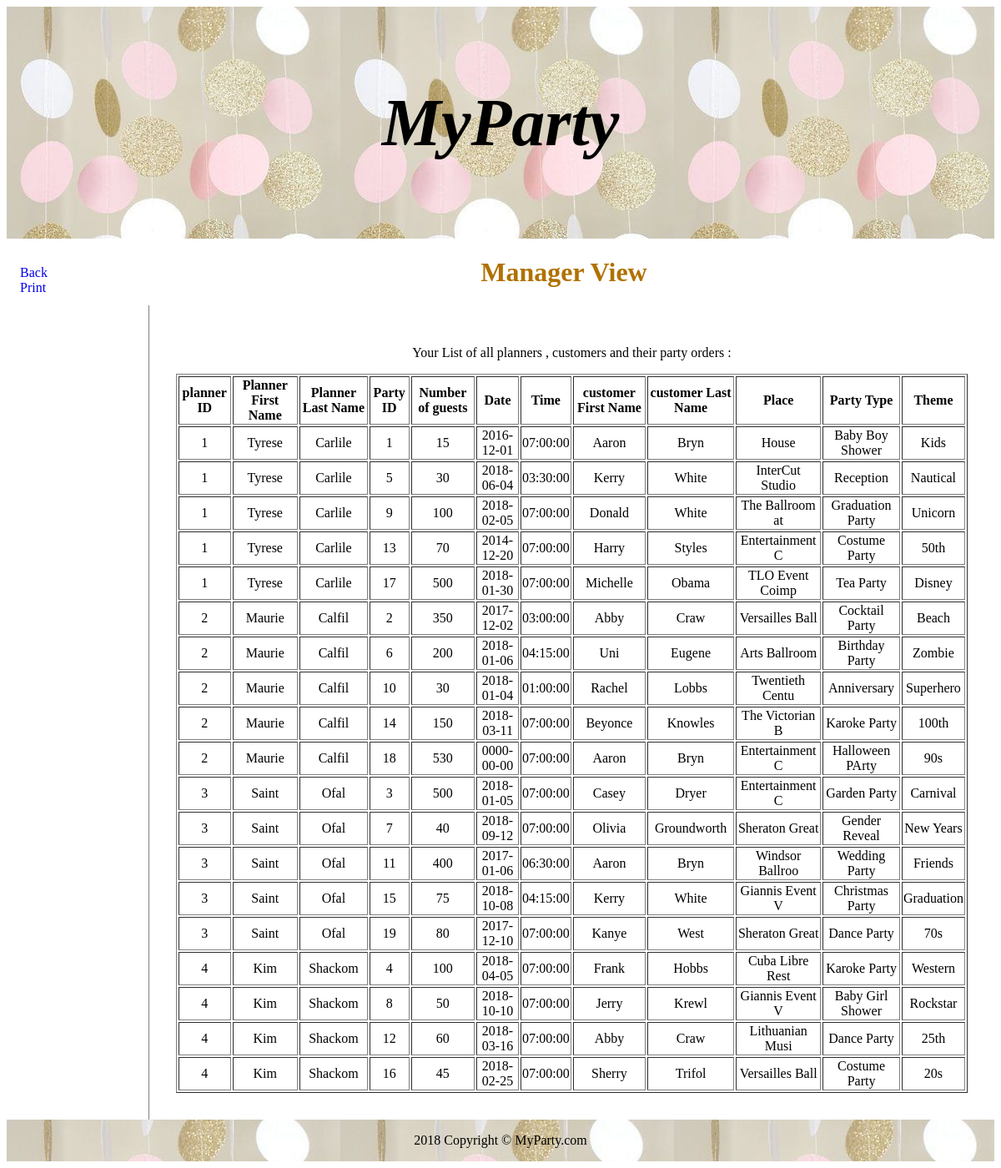
/viewAll.php, run on the app's committed database.
### tables this page shows
CREATE TABLE Party
(
  PartyID	 int NOT NULL AUTO_INCREMENT,
  NoOfGuests	 INT 		NOT NULL,
  Date 	DATE 	 NOT NULL,
  Time  TIME      NOT NULL,
  CustomerId 	int NOT NULL ,
  PlannerID	int NOT NULL ,
  PlaceID	 int NOT NULL ,
  TypeID    int NOT NULL ,
  ThemeID 	 int NOT NULL ,
  PRIMARY KEY (PartyID),
  FOREIGN KEY (CustomerId) REFERENCES Customer(CustomerId),
  FOREIGN KEY (PlannerID) REFERENCES Planner(PlannerID),
  FOREIGN KEY (PlaceID) REFERENCES Place(PlaceID),
  FOREIGN KEY (TypeID) REFERENCES Type(TypeID),
  FOREIGN KEY (ThemeID) REFERENCES Theme(ThemeID),
  UNIQUE (Date, Time)
);

CREATE TABLE Planner
(
  PlannerID 	int NOT NULL AUTO_INCREMENT,
  PlannerFName 	 VARCHAR(15)	 NOT NULL,
  PlannerLName 	 VARCHAR(15)	 NOT NULL,
  PlannerPhone 	INT(11)		NOT NULL,
  PlannerEmail 	VARCHAR(20)	 NOT NULL,
  managerID 	int NOT NULL ,
  PRIMARY KEY (PlannerID),
  FOREIGN KEY (managerID) REFERENCES Manager(managerID),
  UNIQUE (PlannerEmail)
);

CREATE TABLE Customer
(
  CustomerId int NOT NULL AUTO_INCREMENT,
  email 		VARCHAR(20)	NOT NULL UNIQUE,
  CustomerFname	 VARCHAR(15)		 NOT NULL,
  CustomerLname	 VARCHAR(15)		 NOT NULL,
  PRIMARY KEY (CustomerId )
);

CREATE TABLE Place
(
  PlaceID int NOT NULL AUTO_INCREMENT,
  address 	VARCHAR(20)	NOT NULL,
  PlaceName 	VARCHAR(15)	NOT NULL,
  City 		CHAR(15)		NOT NULL DEFAULT 'Philadelphia',
  max_capacity	INT 		NOT NULL,
  min_capacity		INT		NOT NULL,
  costByPerson	INT 		NOT NULL,
  PRIMARY KEY (PlaceID)
);

CREATE TABLE Type
(
  TypeID 	int NOT NULL AUTO_INCREMENT,
  TypeName 	VARCHAR(30)	 NOT NULL,
  PRIMARY KEY (TypeID)
);

CREATE TABLE Theme
(
  ThemeID 	int NOT NULL AUTO_INCREMENT,
  ThemeName		VARCHAR(15)	NOT NULL,
  ThemeCost 		INT 			NOT NULL,
  ThemePicture 	VARCHAR(30) 		NOT NULL,
  PRIMARY KEY (ThemeID)
);

### viewAll.php (the view, shortened to what this page needs)
<!DOCTYPE html>
<html>
<head>
</head>
<body>
<div class="container">
<header>
   <h1>MyParty</h1>
</header>
<nav>
  <ul>
    <li><a href="managerView.php">Back</a></li>
    <li><a href="#">Print</a></li>
  </ul>
</nav>
    <h1 ><b> <center> <font color="#b1871b "> Manager View </font></center></b></h1>
<article>
<p> Your List of all planners , customers and their party orders : </p>
 <div>
<?php
     $varConn = Connect();
$sql = 'SELECT planner.PlannerID, planner.PlannerFName, planner.PlannerLName, party.PartyID, party.NoOfGuests, party.Date, party.Time, customer.CustomerFName, customer.CustomerLName, place.PlaceName, type.TypeName, theme.ThemeName
        From  party, customer, place, theme, type, planner
        WHERE party.CustomerID=customer.CustomerId AND party.PlaceID=place.PlaceID AND party.ThemeID=theme.ThemeID
               AND party.TypeID=type.TypeID AND party.PlannerID=planner.PlannerID';
$result = $varConn->query($sql);
if ($result->num_rows > 0) {
    echo "<table border='1' >";
            echo "<tr>";
                echo "<th>planner ID</th>";
                echo "<th>Planner First Name</th>";
                echo "<th>Planner Last Name</th>";
                echo "<th>Party ID</th>";
                echo "<th>Number of guests</th>";
                echo "<th>Date</th>";
                echo "<th> Time</th>";
                echo "<th>customer First Name</th>";
                echo "<th>customer Last Name</th>";
                echo "<th>Place </th>";
                echo "<th>Party Type </th>";
                echo "<th>Theme </th>";
            echo "</tr>";
 while($row = mysqli_fetch_array($result)) {
            echo "<tr>";
                echo "<td>" . $row['PlannerID'] . "</td>";
                echo "<td>" . $row['PlannerFName'] . "</td>";
                echo "<td>" . $row['PlannerLName'] . "</td>";
                echo "<td>" . $row['PartyID'] . "</td>";
                echo "<td>" . $row['NoOfGuests'] . "</td>";
                echo "<td>" . $row['Date'] . "</td>";
                echo "<td>" . $row['Time'] . "</td>";
                echo "<td>" . $row['CustomerFName'] . "</td>";
                echo "<td>" . $row['CustomerLName'] . "</td>";
                echo "<td>" . $row['PlaceName'] . "</td>";
                echo "<td>" . $row['TypeName'] . "</td>";
                echo "<td>" . $row['ThemeName'] . "</td>";
            echo "</tr>";
        }
     echo "</table>";
    }
 else{
    echo "ERROR: Could not able to execute $sql. " . mysqli_error($varConn);
}
?>
 </div>
</article>
<footer>Copyright &copy; MyParty.com </footer>
</div>
</body>
</html>

### viewAll.php (style rules this page uses)
div.container { width: 100%; }
header { padding: 1em; border-color: antiquewhite; color: black; background-color: pink; clear: left; font-size: 250%; font-style: italic; text-align:center; text-decoration-color:black; background: url(p.jpg); }
footer { padding: 1em; border-color: antiquewhite; color: black background-color: pink; clear: left; text-align:center; text-decoration-color:black; background: url(p.jpg); }
nav { float: left; width: 120px; margin: 0; padding: 1em; }
nav ul { list-style-type:none; padding: 0; }
nav ul a { text-decoration:none; }
article { margin-left: 170px; border-left: 1px solid gray; padding: 2em; overflow: hidden; color:black; text-align: center; }

### data on the page
party: PlannerID.PlannerID "1", PlannerID.PlannerFName "Tyrese", PlannerID.PlannerLName "Carlile", PartyID "1", NoOfGuests "15", Date "2016-12-01", Time "07:00:00", CustomerId.CustomerFname "Aaron", CustomerId.CustomerLname "Bryn", PlaceID.PlaceName "House", TypeID.TypeName "Baby Boy Shower", ThemeID.ThemeName "Kids"
party: PlannerID.PlannerID "1", PlannerID.PlannerFName "Tyrese", PlannerID.PlannerLName "Carlile", PartyID "5", NoOfGuests "30", Date "2018-06-04", Time "03:30:00", CustomerId.CustomerFname "Kerry", CustomerId.CustomerLname "White", PlaceID.PlaceName "InterCut Studio", TypeID.TypeName "Reception", ThemeID.ThemeName "Nautical"
party: PlannerID.PlannerID "1", PlannerID.PlannerFName "Tyrese", PlannerID.PlannerLName "Carlile", PartyID "9", NoOfGuests "100", Date "2018-02-05", Time "07:00:00", CustomerId.CustomerFname "Donald", CustomerId.CustomerLname "White", PlaceID.PlaceName "The Ballroom at", TypeID.TypeName "Graduation Party", ThemeID.ThemeName "Unicorn"
party: PlannerID.PlannerID "1", PlannerID.PlannerFName "Tyrese", PlannerID.PlannerLName "Carlile", PartyID "13", NoOfGuests "70", Date "2014-12-20", Time "07:00:00", CustomerId.CustomerFname "Harry", CustomerId.CustomerLname "Styles", PlaceID.PlaceName "Entertainment C", TypeID.TypeName "Costume Party", ThemeID.ThemeName "50th"
party: PlannerID.PlannerID "1", PlannerID.PlannerFName "Tyrese", PlannerID.PlannerLName "Carlile", PartyID "17", NoOfGuests "500", Date "2018-01-30", Time "07:00:00", CustomerId.CustomerFname "Michelle", CustomerId.CustomerLname "Obama", PlaceID.PlaceName "TLO Event Coimp", TypeID.TypeName "Tea Party", ThemeID.ThemeName "Disney"
party: PlannerID.PlannerID "2", PlannerID.PlannerFName "Maurie", PlannerID.PlannerLName "Calfil", PartyID "2", NoOfGuests "350", Date "2017-12-02", Time "03:00:00", CustomerId.CustomerFname "Abby", CustomerId.CustomerLname "Craw", PlaceID.PlaceName "Versailles Ball", TypeID.TypeName "Cocktail Party", ThemeID.ThemeName "Beach"
party: PlannerID.PlannerID "2", PlannerID.PlannerFName "Maurie", PlannerID.PlannerLName "Calfil", PartyID "6", NoOfGuests "200", Date "2018-01-06", Time "04:15:00", CustomerId.CustomerFname "Uni", CustomerId.CustomerLname "Eugene", PlaceID.PlaceName "Arts Ballroom", TypeID.TypeName "Birthday Party", ThemeID.ThemeName "Zombie"
party: PlannerID.PlannerID "2", PlannerID.PlannerFName "Maurie", PlannerID.PlannerLName "Calfil", PartyID "10", NoOfGuests "30", Date "2018-01-04", Time "01:00:00", CustomerId.CustomerFname "Rachel", CustomerId.CustomerLname "Lobbs", PlaceID.PlaceName "Twentieth Centu", TypeID.TypeName "Anniversary", ThemeID.ThemeName "Superhero"
party: PlannerID.PlannerID "2", PlannerID.PlannerFName "Maurie", PlannerID.PlannerLName "Calfil", PartyID "14", NoOfGuests "150", Date "2018-03-11", Time "07:00:00", CustomerId.CustomerFname "Beyonce", CustomerId.CustomerLname "Knowles", PlaceID.PlaceName "The Victorian B", TypeID.TypeName "Karoke Party", ThemeID.ThemeName "100th"
party: PlannerID.PlannerID "2", PlannerID.PlannerFName "Maurie", PlannerID.PlannerLName "Calfil", PartyID "18", NoOfGuests "530", Date "0000-00-00", Time "07:00:00", CustomerId.CustomerFname "Aaron", CustomerId.CustomerLname "Bryn", PlaceID.PlaceName "Entertainment C", TypeID.TypeName "Halloween PArty", ThemeID.ThemeName "90s"
party: PlannerID.PlannerID "3", PlannerID.PlannerFName "Saint", PlannerID.PlannerLName "Ofal", PartyID "3", NoOfGuests "500", Date "2018-01-05", Time "07:00:00", CustomerId.CustomerFname "Casey", CustomerId.CustomerLname "Dryer", PlaceID.PlaceName "Entertainment C", TypeID.TypeName "Garden Party", ThemeID.ThemeName "Carnival"
party: PlannerID.PlannerID "3", PlannerID.PlannerFName "Saint", PlannerID.PlannerLName "Ofal", PartyID "7", NoOfGuests "40", Date "2018-09-12", Time "07:00:00", CustomerId.CustomerFname "Olivia", CustomerId.CustomerLname "Groundworth", PlaceID.PlaceName "Sheraton Great", TypeID.TypeName "Gender Reveal", ThemeID.ThemeName "New Years"
party: PlannerID.PlannerID "3", PlannerID.PlannerFName "Saint", PlannerID.PlannerLName "Ofal", PartyID "11", NoOfGuests "400", Date "2017-01-06", Time "06:30:00", CustomerId.CustomerFname "Aaron", CustomerId.CustomerLname "Bryn", PlaceID.PlaceName "Windsor Ballroo", TypeID.TypeName "Wedding Party", ThemeID.ThemeName "Friends"
party: PlannerID.PlannerID "3", PlannerID.PlannerFName "Saint", PlannerID.PlannerLName "Ofal", PartyID "15", NoOfGuests "75", Date "2018-10-08", Time "04:15:00", CustomerId.CustomerFname "Kerry", CustomerId.CustomerLname "White", PlaceID.PlaceName "Giannis Event V", TypeID.TypeName "Christmas Party", ThemeID.ThemeName "Graduation"
party: PlannerID.PlannerID "3", PlannerID.PlannerFName "Saint", PlannerID.PlannerLName "Ofal", PartyID "19", NoOfGuests "80", Date "2017-12-10", Time "07:00:00", CustomerId.CustomerFname "Kanye", CustomerId.CustomerLname "West", PlaceID.PlaceName "Sheraton Great", TypeID.TypeName "Dance Party", ThemeID.ThemeName "70s"
party: PlannerID.PlannerID "4", PlannerID.PlannerFName "Kim", PlannerID.PlannerLName "Shackom", PartyID "4", NoOfGuests "100", Date "2018-04-05", Time "07:00:00", CustomerId.CustomerFname "Frank", CustomerId.CustomerLname "Hobbs", PlaceID.PlaceName "Cuba Libre Rest", TypeID.TypeName "Karoke Party", ThemeID.ThemeName "Western"
party: PlannerID.PlannerID "4", PlannerID.PlannerFName "Kim", PlannerID.PlannerLName "Shackom", PartyID "8", NoOfGuests "50", Date "2018-10-10", Time "07:00:00", CustomerId.CustomerFname "Jerry", CustomerId.CustomerLname "Krewl", PlaceID.PlaceName "Giannis Event V", TypeID.TypeName "Baby Girl Shower", ThemeID.ThemeName "Rockstar"
party: PlannerID.PlannerID "4", PlannerID.PlannerFName "Kim", PlannerID.PlannerLName "Shackom", PartyID "12", NoOfGuests "60", Date "2018-03-16", Time "07:00:00", CustomerId.CustomerFname "Abby", CustomerId.CustomerLname "Craw", PlaceID.PlaceName "Lithuanian Musi", TypeID.TypeName "Dance Party", ThemeID.ThemeName "25th"
party: PlannerID.PlannerID "4", PlannerID.PlannerFName "Kim", PlannerID.PlannerLName "Shackom", PartyID "16", NoOfGuests "45", Date "2018-02-25", Time "07:00:00", CustomerId.CustomerFname "Sherry", CustomerId.CustomerLname "Trifol", PlaceID.PlaceName "Versailles Ball", TypeID.TypeName "Costume Party", ThemeID.ThemeName "20s"
